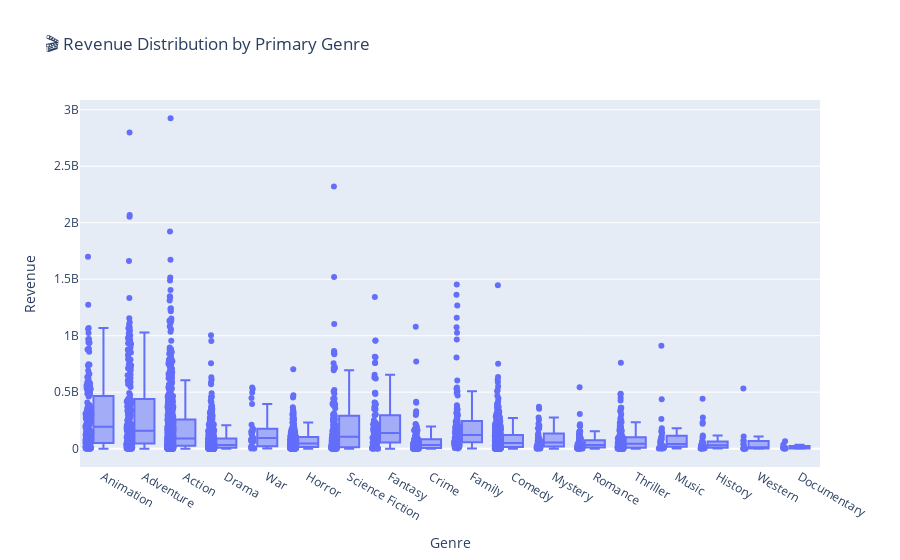

Source (notebook cell):
### Code cell
# 3. Box Plot: Revenue by Genre
fig3 = px.box(df_movies, x='genre1', y='revenue', points="all",
              title='🎬 Revenue Distribution by Primary Genre')
fig3.update_layout(xaxis_title='Genre', yaxis_title='Revenue')
fig3.show()

### Figure 1 — Plotly figure (JSON) as saved in the notebook; plotly's stock layout.template omitted (floating-point values rounded to 4 significant figures; data arrays with more than 128 entries replaced by an {"elided": "..."} marker saying what was removed)
{"data": [{"alignmentgroup": "True", "boxpoints": "all", "hovertemplate": "genre1=%{x}<br>revenue=%{y}<extra></extra>", "legendgroup": "", "marker": {"color": "#636efa"}, "name": "", "notched": false, "offsetgroup": "", "orientation": "v", "showlegend": false, "type": "box", "x": {"elided": "3521 str values"}, "x0": " ", "xaxis": "x", "y": {"elided": "3521 int values"}, "y0": " ", "yaxis": "y"}], "layout": {"boxmode": "group", "legend": {"tracegroupgap": 0}, "title": {"text": "🎬 Revenue Distribution by Primary Genre"}, "xaxis": {"anchor": "y", "domain": [0, 1], "title": {"text": "Genre"}}, "yaxis": {"anchor": "x", "domain": [0, 1], "title": {"text": "Revenue"}}}}
